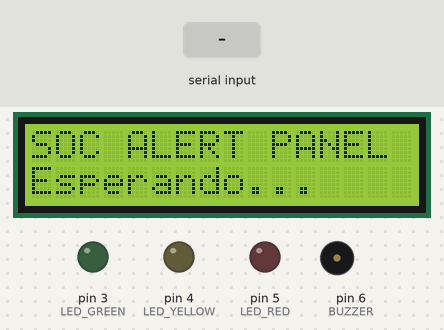
The sketch below on a simulated Arduino Uno, built with avr-gcc and run on an emulated ATmega328P. On the bench: 16×2 character LCD, output pins drawn as LEDs (lit = HIGH), buzzer (waves = sounding). Dashed ring = blinking. Inputs (shaded band) come from the test bench.

Above: at 1.2 s.
1.3 s: "SEVERITY=CRITICAL\n" received over Serial
At 1.48 s:
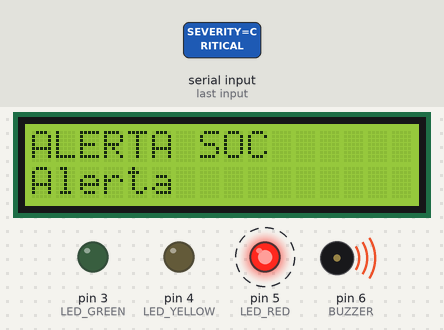
3.7 s: "MSG=\n" received over Serial
At 5.2 s:
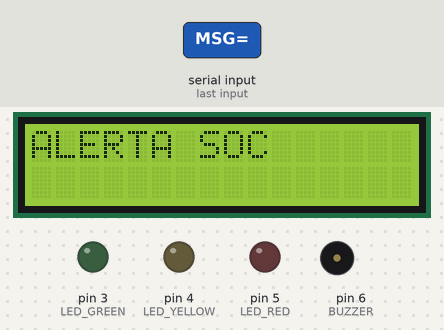
5.8 s: "SEVERITY=LOW\n" received over Serial
At 6.8 s:
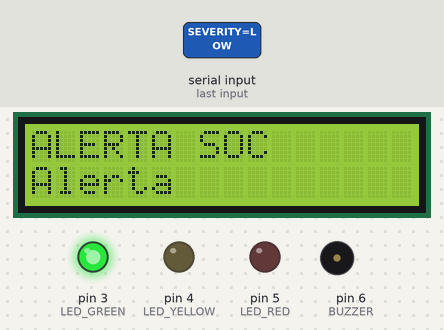
7.3 s: "SEVERITY=MEDIUM\n" received over Serial
At 8.2 s:
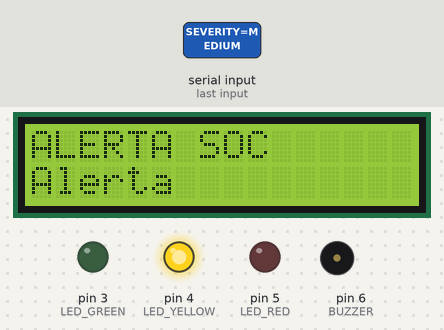
9.0 s: "SEVERITY=HIGH\n" received over Serial
At 11.1 s:
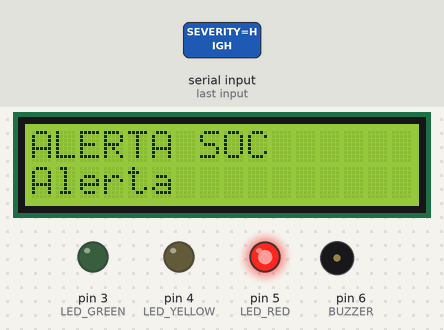
Timing chart, 0 to 12.3 s (numbered marks = the images above; inputs shaded):
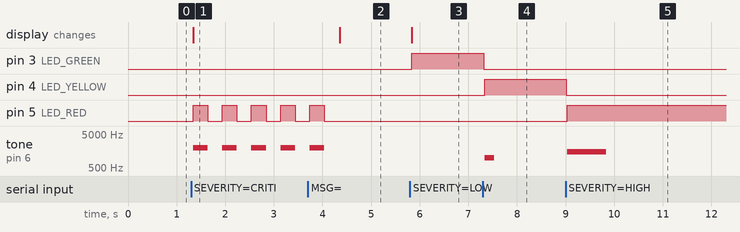

Measured:
- after the input at 1.3 s, pin 5 (LED_RED): alternates HIGH for 0.30 s and LOW for 0.30 s, starting at once; tone on pin 6 (BUZZER): alternates 2000 Hz for 0.30 s and silent for 0.30 s, starting at once; the display: changes at once (image 1)
- after the input at 3.7 s, the display: changes after 0.65 s (image 2)
- after the input at 5.8 s, pin 3 (LED_GREEN): LOW → HIGH at once; the display: changes at once (image 3)
- after the input at 7.3 s, pin 3 (LED_GREEN): HIGH → LOW at once; pin 4 (LED_YELLOW): LOW → HIGH at once; tone on pin 6 (BUZZER): silent → 1000 Hz at once, → silent 0.20 s later
- after the input at 9.0 s, pin 4 (LED_YELLOW): HIGH → LOW at once; pin 5 (LED_RED): LOW → HIGH at once; tone on pin 6 (BUZZER): silent → 1500 Hz at once, → silent 0.80 s later

The sketch:

sketch_jan13a.ino
```cpp
#include <Wire.h>
#include <LiquidCrystal_I2C.h>

// Dirección típica del LCD I2C (0x27 o 0x3F)
LiquidCrystal_I2C lcd(0x27, 16, 2);

// Pines
#define LED_GREEN 3
#define LED_YELLOW 4
#define LED_RED 5
#define BUZZER 6

void clearOutputs() {
  digitalWrite(LED_GREEN, LOW);
  digitalWrite(LED_YELLOW, LOW);
  digitalWrite(LED_RED, LOW);
  noTone(BUZZER);
}

void setup() {
  Serial.begin(9600);

  pinMode(LED_GREEN, OUTPUT);
  pinMode(LED_YELLOW, OUTPUT);
  pinMode(LED_RED, OUTPUT);
  pinMode(BUZZER, OUTPUT);

  lcd.init();
  lcd.backlight();
  lcd.clear();

  lcd.setCursor(0,0);
  lcd.print("SOC ALERT PANEL");
  lcd.setCursor(0,1);
  lcd.print("Esperando...");
}

void loop() {
  if (Serial.available()) {
    String alert = Serial.readStringUntil('\n');
    alert.trim();

    clearOutputs();
    lcd.clear();

    // Mostrar mensaje
    int msgIndex = alert.indexOf("MSG=");
    String msg = (msgIndex != -1) ? alert.substring(msgIndex + 4) : "Alerta";

    lcd.setCursor(0,0);
    lcd.print("ALERTA SOC");
    lcd.setCursor(0,1);
    lcd.print(msg.substring(0, 16));

    // Severidad
    if (alert.indexOf("SEVERITY=LOW") != -1) {
      digitalWrite(LED_GREEN, HIGH);
    }
    else if (alert.indexOf("SEVERITY=MEDIUM") != -1) {
      digitalWrite(LED_YELLOW, HIGH);
      tone(BUZZER, 1000, 200);
    }
    else if (alert.indexOf("SEVERITY=HIGH") != -1) {
      digitalWrite(LED_RED, HIGH);
      tone(BUZZER, 1500, 800);
    }
    else if (alert.indexOf("SEVERITY=CRITICAL") != -1) {
      for (int i = 0; i < 5; i++) {
        digitalWrite(LED_RED, HIGH);
        tone(BUZZER, 2000);
        delay(300);
        digitalWrite(LED_RED, LOW);
        noTone(BUZZER);
        delay(300);
      }
    }
  }
}
```
